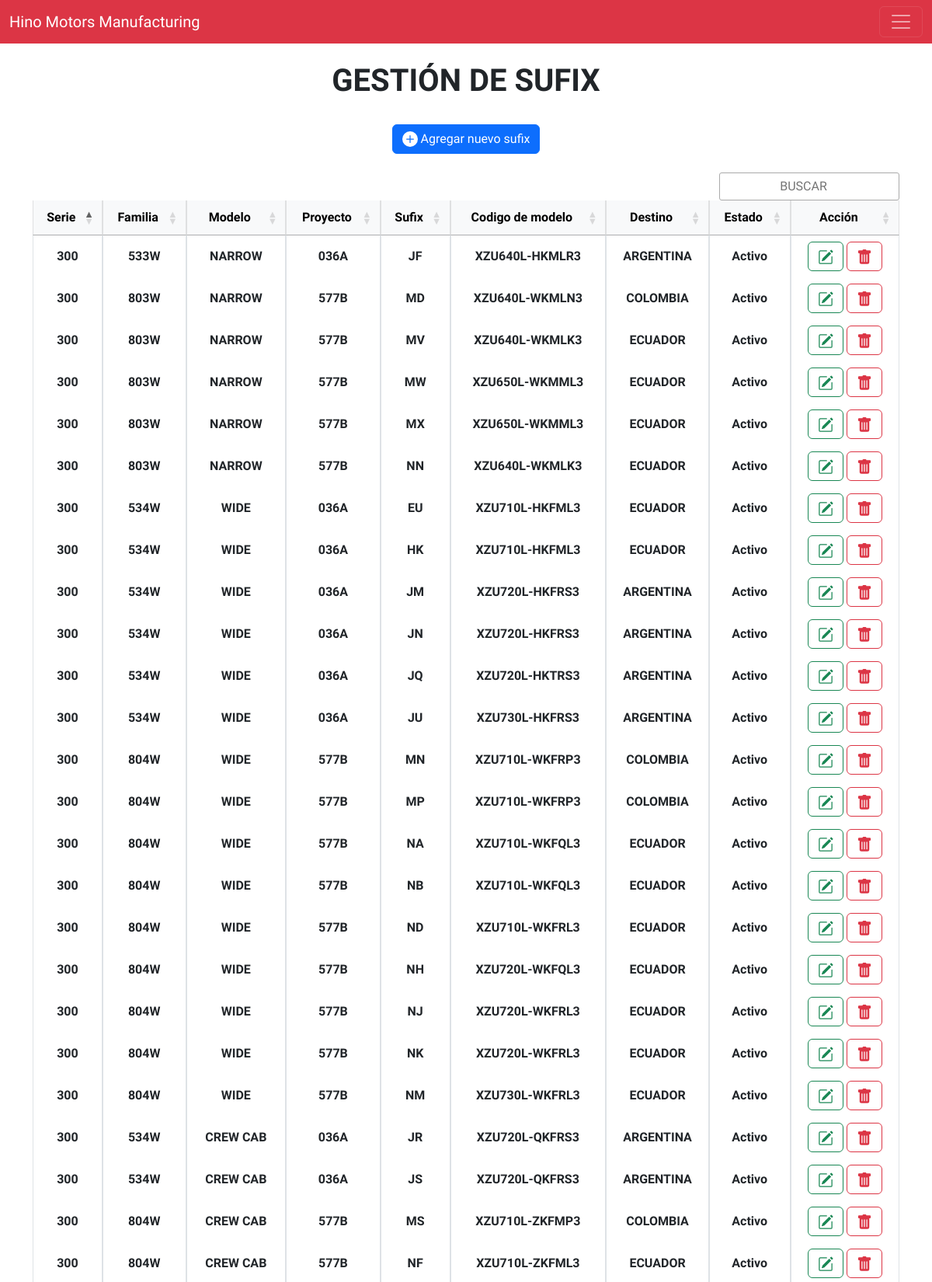
The app's page /view/sufix/index.php (upper part) with its own data.
### tables this page shows
CREATE TABLE IF NOT EXISTS `sufix` (
  `idSufix` int(100) NOT NULL AUTO_INCREMENT,
  `idSerie` int(10) NOT NULL,
  `idFamilia` int(10) NOT NULL,
  `idModelo` int(100) NOT NULL,
  `proyecto` varchar(20) NOT NULL,
  `nombreSufix` varchar(10) NOT NULL,
  `codigoModelo` varchar(30) NOT NULL,
  `idDestino` int(10) NOT NULL,
  `idEstado` int(10) NOT NULL,
  `createdAt` timestamp NOT NULL DEFAULT CURRENT_TIMESTAMP,
  `updateAt` timestamp NOT NULL DEFAULT CURRENT_TIMESTAMP,
  PRIMARY KEY (`idSufix`),
  KEY `idModelo` (`idModelo`),
  KEY `idFamilia` (`idFamilia`),
  KEY `idEstado` (`idEstado`),
  KEY `idDestino` (`idDestino`),
  KEY `idSerie` (`idSerie`)
);

CREATE TABLE IF NOT EXISTS `serie` (
  `idSerie` int(10) NOT NULL AUTO_INCREMENT,
  `nombreSerie` int(10) NOT NULL,
  `creatAt` timestamp NOT NULL DEFAULT CURRENT_TIMESTAMP,
  `updateAt` timestamp NOT NULL DEFAULT CURRENT_TIMESTAMP,
  PRIMARY KEY (`idSerie`)
);

CREATE TABLE IF NOT EXISTS `familia` (
  `idFamilia` int(10) NOT NULL AUTO_INCREMENT,
  `nombreFamilia` varchar(20) NOT NULL,
  `creatAt` timestamp NOT NULL DEFAULT CURRENT_TIMESTAMP,
  `updateAt` timestamp NOT NULL DEFAULT CURRENT_TIMESTAMP,
  PRIMARY KEY (`idFamilia`)
);

CREATE TABLE IF NOT EXISTS `modelo` (
  `idModelo` int(100) NOT NULL AUTO_INCREMENT,
  `nombreModelo` varchar(20) NOT NULL,
  `creatAt` timestamp NOT NULL DEFAULT CURRENT_TIMESTAMP,
  `updateAt` timestamp NOT NULL DEFAULT CURRENT_TIMESTAMP,
  PRIMARY KEY (`idModelo`)
);

CREATE TABLE IF NOT EXISTS `destino` (
  `idDestino` int(10) NOT NULL AUTO_INCREMENT,
  `nombreDestino` varchar(20) NOT NULL,
  `creatAt` timestamp NOT NULL DEFAULT CURRENT_TIMESTAMP,
  `updateAt` timestamp NOT NULL DEFAULT CURRENT_TIMESTAMP,
  PRIMARY KEY (`idDestino`)
);

CREATE TABLE IF NOT EXISTS `estado` (
  `idEstado` int(10) NOT NULL AUTO_INCREMENT,
  `nombreEstado` varchar(20) NOT NULL,
  `nombreEstado2` varchar(20) NOT NULL,
  `accion` varchar(20) NOT NULL,
  PRIMARY KEY (`idEstado`)
);

### config/conexion.php (called while the page is built)
<?php
class db{
    private $host = "localhost";
    private $dbname = "hino";
    private $username = "root";
    private $password = "";
    public function conexion() {
        try {
            $PDO = new PDO("mysql:host=" . $this->host . ";dbname=" . $this->dbname, $this->username, $this->password);
            return $PDO;
        } catch(PDOException $e) {
            echo "Error al conectarse a la base de datos" . $e->getMessage();
        }
    }
}
?>

### controller/sufixCtrl.php (called while the page is built, shortened)
<?php
class sufixController
{
   private $model;
   public function __construct()
   {
      require_once(__DIR__ ."/../model/sufixMdl.php");
      $this->model = new sufixModel();
   }
   public function index()
   {
      return ($this->model->index()) ? $this->model->index() : false;
   }
}

### model/sufixMdl.php (called while the page is built, shortened)
<?php
class sufixModel
{
    private $PDO;
    public function __construct()
    {
        require_once(__DIR__ ."/../config/conexion.php");
        $con = new db();
        $this->PDO = $con->conexion();
    }
    public function index()
    {
        $stament = $this->PDO->prepare("SELECT a.idSufix, a.proyecto, a.nombreSufix, a.codigoModelo ,b.nombreSerie, c.nombreFamilia, d.nombreModelo, e.nombreDestino, f.nombreEstado
        FROM sufix as a
        JOIN serie as b
        ON a.idSerie = b.idSerie
        JOIN familia as c
        ON a.idFamilia = c.idFamilia
        JOIN modelo as d
        ON a.idModelo = d.idModelo
        JOIN destino as e
        ON a.idDestino = e.idDestino
        JOIN estado as f
        ON a.idEstado = f.idEstado
        -- WHERE a.idEstado = '1'
        ");
        return ($stament->execute()) ? $stament->fetchAll() : false;
    }
}

### view/sufix/index.php (the view, shortened to what this page needs)
<?php
require_once("../head/head.php");
require_once("../../controller/sufixCtrl.php");
$obj =  new sufixController();
$rows = $obj->index();
?>
<br>
<h1 class="text-center"><strong>GESTIÓN DE SUFIX</strong></h1>
<br>
<div class="container">
  <div class="d-flex justify-content-center">
    <a href="./creat.php">
      <button type="button" class="btn btn-primary d-flex align-items-center" type="button"><svg xmlns="http://www.w3.org/2000/svg" width="20" height="20" fill="currentColor" class="bi bi-plus-circle-fill" viewBox="0 0 16 16">
          <path d="M16 8A8 8 0 1 1 0 8a8 8 0 0 1 16 0zM8.5 4.5a.5.5 0 0 0-1 0v3h-3a.5.5 0 0 0 0 1h3v3a.5.5 0 0 0 1 0v-3h3a.5.5 0 0 0 0-1h-3v-3z" />
        </svg>&nbsp;Agregar nuevo sufix</button>
    </a>
  </div>
  <br>
  <div class="table-responsive">
    <table class="table table-bordered table-hover" id="sufixTable">
      <thead class="table-light">
        <tr>
          <th class="text-center align-middle" scope="col">Serie</th>
          <th class="text-center align-middle" scope="col">Familia</th>
          <th class="text-center align-middle" scope="col">Modelo</th>
          <th class="text-center align-middle" scope="col">Proyecto</th>
          <th class="text-center align-middle" scope="col">Sufix</th>
          <th class="text-center align-middle" scope="col">Codigo de modelo</th>
          <th class="text-center align-middle" scope="col">Destino</th>
          <th class="text-center align-middle" scope="col">Estado</th>
          <th class="text-center align-middle" scope="col">Acción</th>
        </tr>
      </thead>
      <tbody>
        <?php if ($rows) : ?>
          <?php foreach ($rows as $row) : ?>
            <tr>
              <th class="text-center align-middle"><?= $row['nombreSerie'] ?></th>
              <th class="text-center align-middle"><?= $row['nombreFamilia'] ?></th>
              <th class="text-center align-middle"><?= $row['nombreModelo'] ?></th>
              <th class="text-center align-middle"><?= $row['proyecto'] ?></th>
              <th class="text-center align-middle"><?= $row['nombreSufix'] ?></th>
              <th class="text-center align-middle"><?= $row['codigoModelo'] ?></th>
              <th class="text-center align-middle"><?= $row['nombreDestino'] ?></th>
              <th class="text-center align-middle"><?= $row['nombreEstado'] ?></th>
              <th class="text-center">
                <a href="edit.php?id=<?= $row['idSufix'] ?>" class="btn btn-outline-success"></a>
                <button type="button" class="btn btn-outline-danger" data-bs-toggle="modal" data-bs-target="#exampleModal" onclick="setDeleteId('<?= $row['idSufix'] ?>')">
                  <div class="contenedor-icon">
                  </div>
                </button>
              </th>
            </tr>
          <?php endforeach; ?>
        <?php else : ?>
          <tr>
            <td colspan="5" class="text-center">No hay registros</td>
          </tr>
        <?php endif; ?>
      </tbody>
    </table>
  </div>
</div>
<?php
require_once("../head/footer.php");
?>

### CSS/estilos.css (style rules this page uses)
body { font-family: 'Quicksand', sans-serif; }

### records on screen
sufix: idSerie.nombreSerie "300", idFamilia.nombreFamilia "533W", idModelo.nombreModelo "NARROW", proyecto "036A", nombreSufix "JF", codigoModelo "XZU640L-HKMLR3", idDestino.nombreDestino "ARGENTINA", idEstado.nombreEstado "Activo"
sufix: idSerie.nombreSerie "300", idFamilia.nombreFamilia "803W", idModelo.nombreModelo "NARROW", proyecto "577B", nombreSufix "MD", codigoModelo "XZU640L-WKMLN3", idDestino.nombreDestino "COLOMBIA", idEstado.nombreEstado "Activo"
sufix: idSerie.nombreSerie "300", idFamilia.nombreFamilia "803W", idModelo.nombreModelo "NARROW", proyecto "577B", nombreSufix "MV", codigoModelo "XZU640L-WKMLK3", idDestino.nombreDestino "ECUADOR", idEstado.nombreEstado "Activo"
sufix: idSerie.nombreSerie "300", idFamilia.nombreFamilia "803W", idModelo.nombreModelo "NARROW", proyecto "577B", nombreSufix "MW", codigoModelo "XZU650L-WKMML3", idDestino.nombreDestino "ECUADOR", idEstado.nombreEstado "Activo"
sufix: idSerie.nombreSerie "300", idFamilia.nombreFamilia "803W", idModelo.nombreModelo "NARROW", proyecto "577B", nombreSufix "MX", codigoModelo "XZU650L-WKMML3", idDestino.nombreDestino "ECUADOR", idEstado.nombreEstado "Activo"
sufix: idSerie.nombreSerie "300", idFamilia.nombreFamilia "803W", idModelo.nombreModelo "NARROW", proyecto "577B", nombreSufix "NN", codigoModelo "XZU640L-WKMLK3", idDestino.nombreDestino "ECUADOR", idEstado.nombreEstado "Activo"
sufix: idSerie.nombreSerie "300", idFamilia.nombreFamilia "534W", idModelo.nombreModelo "WIDE", proyecto "036A", nombreSufix "EU", codigoModelo "XZU710L-HKFML3", idDestino.nombreDestino "ECUADOR", idEstado.nombreEstado "Activo"
sufix: idSerie.nombreSerie "300", idFamilia.nombreFamilia "534W", idModelo.nombreModelo "WIDE", proyecto "036A", nombreSufix "HK", codigoModelo "XZU710L-HKFML3", idDestino.nombreDestino "ECUADOR", idEstado.nombreEstado "Activo"
sufix: idSerie.nombreSerie "300", idFamilia.nombreFamilia "534W", idModelo.nombreModelo "WIDE", proyecto "036A", nombreSufix "JM", codigoModelo "XZU720L-HKFRS3", idDestino.nombreDestino "ARGENTINA", idEstado.nombreEstado "Activo"
sufix: idSerie.nombreSerie "300", idFamilia.nombreFamilia "534W", idModelo.nombreModelo "WIDE", proyecto "036A", nombreSufix "JN", codigoModelo "XZU720L-HKFRS3", idDestino.nombreDestino "ARGENTINA", idEstado.nombreEstado "Activo"
sufix: idSerie.nombreSerie "300", idFamilia.nombreFamilia "534W", idModelo.nombreModelo "WIDE", proyecto "036A", nombreSufix "JQ", codigoModelo "XZU720L-HKTRS3", idDestino.nombreDestino "ARGENTINA", idEstado.nombreEstado "Activo"
sufix: idSerie.nombreSerie "300", idFamilia.nombreFamilia "534W", idModelo.nombreModelo "WIDE", proyecto "036A", nombreSufix "JU", codigoModelo "XZU730L-HKFRS3", idDestino.nombreDestino "ARGENTINA", idEstado.nombreEstado "Activo"
sufix: idSerie.nombreSerie "300", idFamilia.nombreFamilia "804W", idModelo.nombreModelo "WIDE", proyecto "577B", nombreSufix "MN", codigoModelo "XZU710L-WKFRP3", idDestino.nombreDestino "COLOMBIA", idEstado.nombreEstado "Activo"
sufix: idSerie.nombreSerie "300", idFamilia.nombreFamilia "804W", idModelo.nombreModelo "WIDE", proyecto "577B", nombreSufix "MP", codigoModelo "XZU710L-WKFRP3", idDestino.nombreDestino "COLOMBIA", idEstado.nombreEstado "Activo"
sufix: idSerie.nombreSerie "300", idFamilia.nombreFamilia "804W", idModelo.nombreModelo "WIDE", proyecto "577B", nombreSufix "NA", codigoModelo "XZU710L-WKFQL3", idDestino.nombreDestino "ECUADOR", idEstado.nombreEstado "Activo"
sufix: idSerie.nombreSerie "300", idFamilia.nombreFamilia "804W", idModelo.nombreModelo "WIDE", proyecto "577B", nombreSufix "NB", codigoModelo "XZU710L-WKFQL3", idDestino.nombreDestino "ECUADOR", idEstado.nombreEstado "Activo"
sufix: idSerie.nombreSerie "300", idFamilia.nombreFamilia "804W", idModelo.nombreModelo "WIDE", proyecto "577B", nombreSufix "ND", codigoModelo "XZU710L-WKFRL3", idDestino.nombreDestino "ECUADOR", idEstado.nombreEstado "Activo"
sufix: idSerie.nombreSerie "300", idFamilia.nombreFamilia "804W", idModelo.nombreModelo "WIDE", proyecto "577B", nombreSufix "NH", codigoModelo "XZU720L-WKFQL3", idDestino.nombreDestino "ECUADOR", idEstado.nombreEstado "Activo"
sufix: idSerie.nombreSerie "300", idFamilia.nombreFamilia "804W", idModelo.nombreModelo "WIDE", proyecto "577B", nombreSufix "NJ", codigoModelo "XZU720L-WKFRL3", idDestino.nombreDestino "ECUADOR", idEstado.nombreEstado "Activo"
sufix: idSerie.nombreSerie "300", idFamilia.nombreFamilia "804W", idModelo.nombreModelo "WIDE", proyecto "577B", nombreSufix "NK", codigoModelo "XZU720L-WKFRL3", idDestino.nombreDestino "ECUADOR", idEstado.nombreEstado "Activo"
sufix: idSerie.nombreSerie "300", idFamilia.nombreFamilia "804W", idModelo.nombreModelo "WIDE", proyecto "577B", nombreSufix "NM", codigoModelo "XZU730L-WKFRL3", idDestino.nombreDestino "ECUADOR", idEstado.nombreEstado "Activo"
sufix: idSerie.nombreSerie "300", idFamilia.nombreFamilia "534W", idModelo.nombreModelo "CREW CAB", proyecto "036A", nombreSufix "JR", codigoModelo "XZU720L-QKFRS3", idDestino.nombreDestino "ARGENTINA", idEstado.nombreEstado "Activo"
sufix: idSerie.nombreSerie "300", idFamilia.nombreFamilia "534W", idModelo.nombreModelo "CREW CAB", proyecto "036A", nombreSufix "JS", codigoModelo "XZU720L-QKFRS3", idDestino.nombreDestino "ARGENTINA", idEstado.nombreEstado "Activo"
sufix: idSerie.nombreSerie "300", idFamilia.nombreFamilia "804W", idModelo.nombreModelo "CREW CAB", proyecto "577B", nombreSufix "MS", codigoModelo "XZU710L-ZKFMP3", idDestino.nombreDestino "COLOMBIA", idEstado.nombreEstado "Activo"
sufix: idSerie.nombreSerie "300", idFamilia.nombreFamilia "804W", idModelo.nombreModelo "CREW CAB", proyecto "577B", nombreSufix "NF", codigoModelo "XZU710L-ZKFML3", idDestino.nombreDestino "ECUADOR", idEstado.nombreEstado "Activo"
